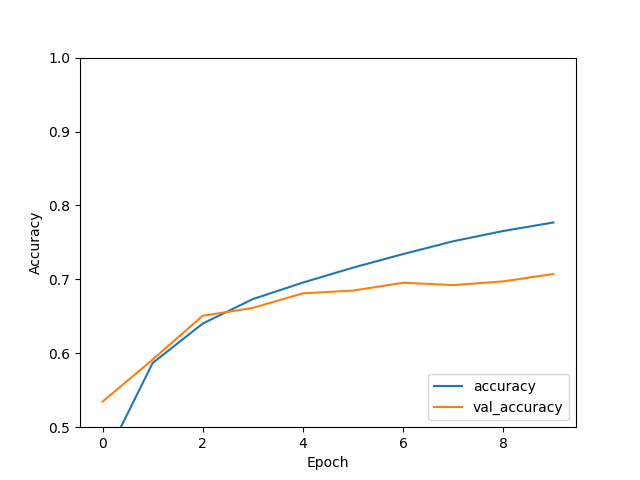

This chart was generated by the following Python code:
import tensorflow as tf
from tensorflow.keras import datasets, layers, models
import matplotlib.pyplot as plt

# Load and prepare the CIFAR10 dataset
(train_images, train_labels), (test_images, test_labels) = datasets.cifar10.load_data()
# Normalize pixel values to be between 0 and 1
train_images, test_images = train_images / 255.0, test_images / 255.0

# Verify the data
class_names = ['airplane', 'car', 'bird', 'cat', 'deer',
               'dog', 'frog', 'horse', 'ship', 'truck']

# Build the Convolutional Neural Network model
model = models.Sequential()
model.add(layers.Conv2D(32, (3, 3), activation='relu', input_shape=(32, 32, 3)))
model.add(layers.MaxPooling2D((2, 2)))
model.add(layers.Conv2D(64, (3, 3), activation='relu'))
model.add(layers.MaxPooling2D((2, 2)))
model.add(layers.Conv2D(64, (3, 3), activation='relu'))

# Add Dense layers on top
model.add(layers.Flatten())
model.add(layers.Dense(64, activation='relu'))
model.add(layers.Dense(10))

# Compile the model
model.compile(optimizer='adam',
              loss=tf.keras.losses.SparseCategoricalCrossentropy(from_logits=True),
              metrics=['accuracy'])

# Train the model
history = model.fit(train_images, train_labels, epochs=10, 
                    validation_data=(test_images, test_labels))

# Evaluate the model
test_loss, test_acc = model.evaluate(test_images,  test_labels, verbose=2)
print('\nTest accuracy:', test_acc)

# Plot training and validation accuracy
plt.plot(history.history['accuracy'], label='accuracy')
plt.plot(history.history['val_accuracy'], label = 'val_accuracy')
plt.xlabel('Epoch')
plt.ylabel('Accuracy')
plt.ylim([0.5, 1])
plt.legend(loc='lower right')



from tensorflow.python.profiler.model_analyzer import profile
from tensorflow.python.profiler.option_builder import ProfileOptionBuilder

def estimate_model_teraflops(model):
  forward_pass = tf.function(model.call, input_signature=[tf.TensorSpec(shape=(1,) + model.input_shape[1:])])
  graph_info = profile(forward_pass.get_concrete_function().graph, options=ProfileOptionBuilder.float_operation())
  flops = graph_info.total_float_ops
  return flops  / 10**12


print(estimate_model_teraflops(model))


plt.show()
